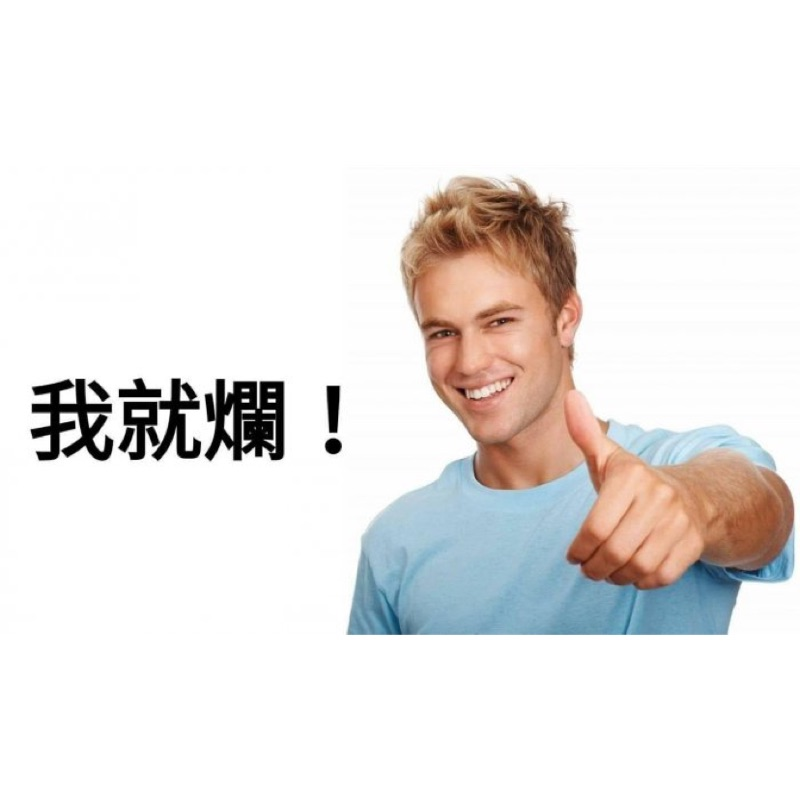
#> input picture 舊版程式碼/example_image_for_face_recognition.jpg, 800 x 800 px
$ jupyter execute '從照片中擷取人臉並輸出成新的照片_範例.ipynb'   (shell and % lines are left out)
#> lines starting #> are read from the running program, lines starting #| are printed output that depends on the picture
參考來源：
https://medium.com/@yanweiliu/python%E5%BD%B1%E5%83%8F%E8%BE%A8%E8%AD%98%E7%AD%86%E8%A8%98-%E4%B8%80-%E4%BD%BF%E7%94%A8open-cv%E8%BE%A8%E8%AD%98%E5%9C%96%E7%89%87%E5%8F%8A%E5%BD%B1%E7%89%87%E4%B8%AD%E7%9A%84%E4%BA%BA%E8%87%89-527ef48f3a86

[cell 1]
import cv2
import matplotlib.pyplot as plt

# plt相關參數設定
plt.rcParams['font.sans-serif'] = ['simhei'] # 可以顯示中文字
plt.figure(figsize=(6,6)) # 畫布大小

# 要讀取的相片名稱(必須放在和該程式同一個目錄下)
# img_info = 'example_image_for_face_recognition_2.jpg'
img_info = 'example_image_for_face_recognition.jpg'

# 載入分類器
face_cascade = cv2.CascadeClassifier('haarcascade_frontalface_default.xml')
# 讀取圖片
img = cv2.imread(img_info)
#> img is the input picture: shape (800, 800, 3); mean B, G, R 230.1, 231.5, 234.4
# 印出原始圖片
plt.imshow(cv2.cvtColor(img, cv2.COLOR_BGR2RGB))
plt.title('原始圖片', fontsize=18)
plt.show()

# 轉成灰階圖片
gray = cv2.cvtColor(img, cv2.COLOR_BGR2GRAY)
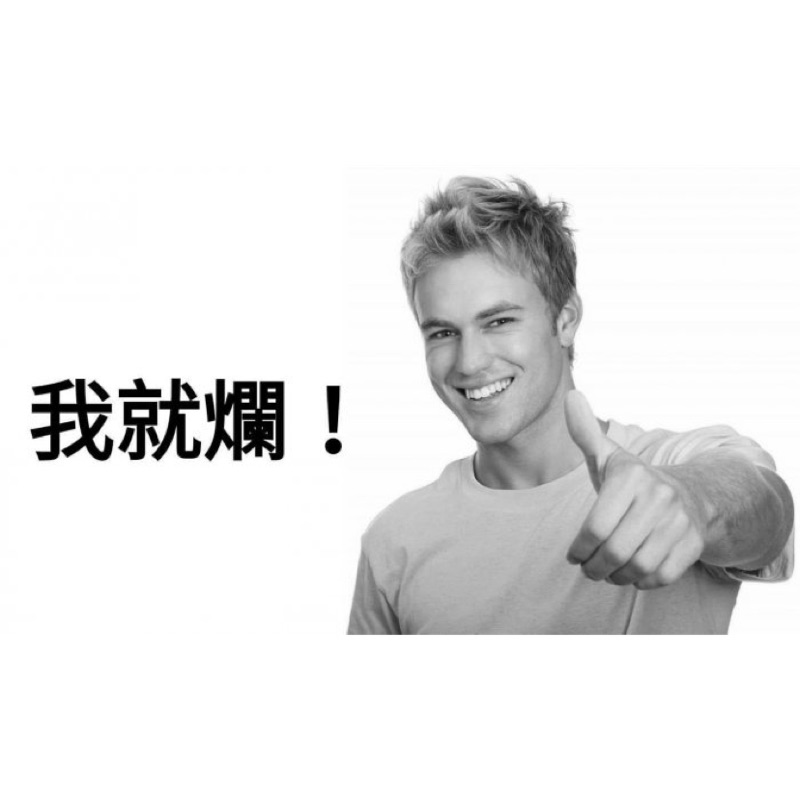
#> gray: shape (800, 800); min 0, max 255, mean 232.2
# 偵測臉部
faces = face_cascade.detectMultiScale(
    gray,
    scaleFactor=1.08,
    minNeighbors=5,
    minSize=(32, 32))
#> faces = [[394, 261, 165, 165]]
# 繪製人臉部份的方框
counter = 1 # 現在是第幾張人臉
for (x, y, w, h) in faces:
    # 裁切圖片
    crop_img = img[y:y+h, x:x+w]
    # 保存圖片
    cv2.imwrite(f"{img_info}_faceOnly_{counter}.jpg", crop_img)
    counter += 1
    # 打印圖片
    plt.imshow(cv2.cvtColor(crop_img, cv2.COLOR_BGR2RGB))
    plt.title('臉部偵測結果', fontsize=18)
    plt.show()
#> this loop made 1 pass
#> (x, y, w, h, counter) on pass 1: (394, 261, 165, 165, 2)
#> pass 1, `crop_img = img[y:y+h, x:x+w]`:
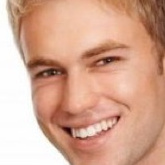
#> crop_img: shape (165, 165, 3); mean B, G, R 146.3, 167.7, 212.9
#> after the loop, counter = 2

$ run again, with 舊版程式碼/example_image_for_face_recognition_2.jpg copied over 舊版程式碼/example_image_for_face_recognition.jpg
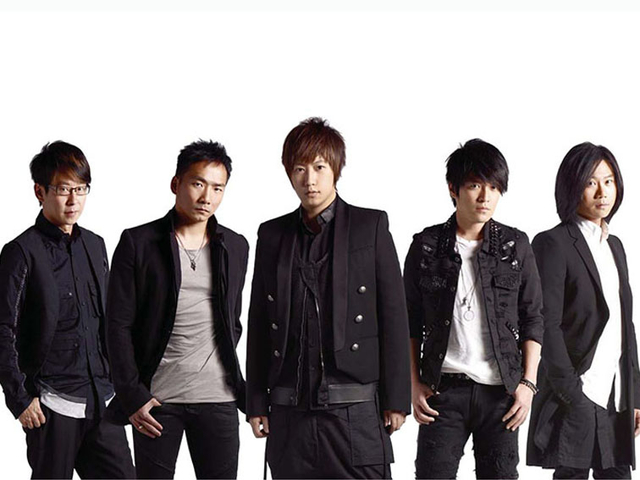
#> input picture 舊版程式碼/example_image_for_face_recognition_2.jpg, 640 x 480 px
#> img is the input picture: shape (480, 640, 3); mean B, G, R 141.1, 139.4, 144.3
#> `gray = cv2.cvtColor(img, cv2.COLOR_BGR2GRAY)`:
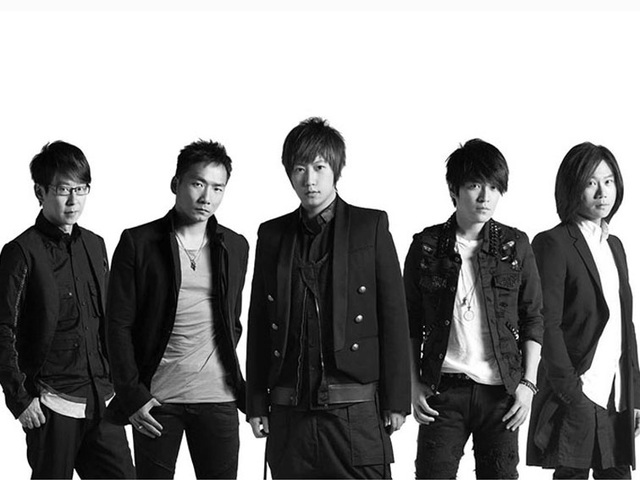
#> gray: shape (480, 640); min 0, max 255, mean 141.1
#> faces = [[575, 164, 49, 49], [281, 147, 57, 57], [178, 162, 58, 58], [44, 169, 57, 57]]
#> the loop `for (x, y, w, h) in faces:` made 4 passes
#> after the loop `for (x, y, w, h) in faces:`:
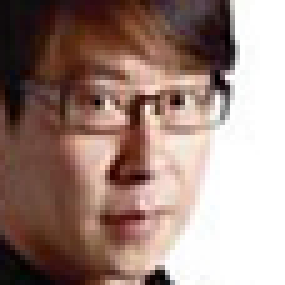
#> crop_img: shape (57, 57, 3) (shown 5 times larger); mean B, G, R 124.4, 132.7, 157
#> after the loop `for (x, y, w, h) in faces:`: counter = 5
